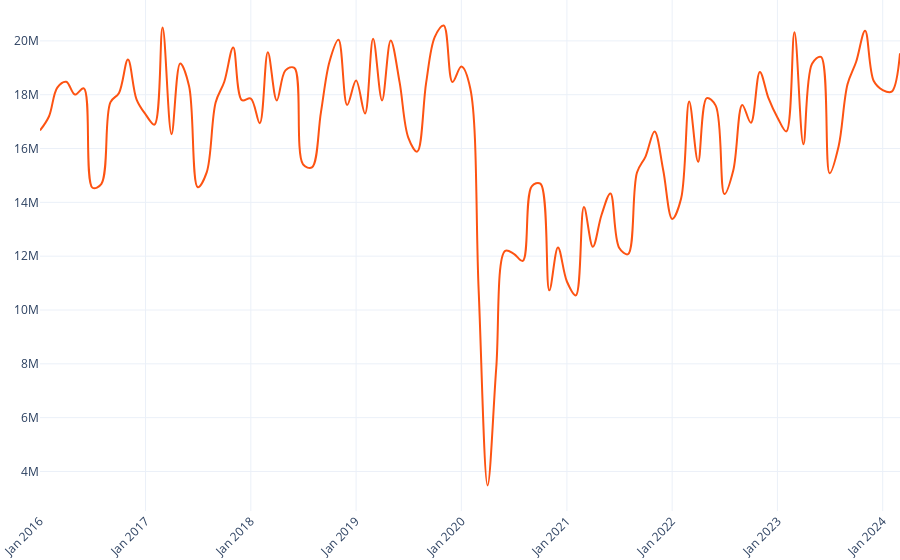

The cell this chart's notebook holds for it:
### Code cell
# Create a figure
fig = go.Figure()

# Add a line trace to the figure without markers
fig.add_trace(go.Scatter(
    x=total_montees_mensuelles['mois'], 
    y=total_montees_mensuelles['total_nb_de_montees'], 
    mode='lines', 
    line=dict(color='#FD5312', shape='spline'), 
    name='Montées',
    hovertemplate='<b>Montées: %{y:,.0f}</b><extra></extra>',  # Bold 'Montées''
    # hoverinfo='y'  # Show only y value on hover
))

# Update layout
fig.update_layout(
    xaxis=dict(
        tickformat='%b %Y',  # Customize date format
        tickangle=-45,  # Rotate tick labels by 45 degrees
    ),
    xaxis_fixedrange=False,
    yaxis_fixedrange=True,
    template='plotly_white',
    hoverlabel=dict(
        bgcolor='#FFFFFF',
        bordercolor='#FD5312',  # Orange border color
        font=dict(color='#000000')
    ),
    hovermode='x unified',
    margin=go.layout.Margin(l=0, r=0, b=0, t=0)
)


# Show the plot
fig.show()
